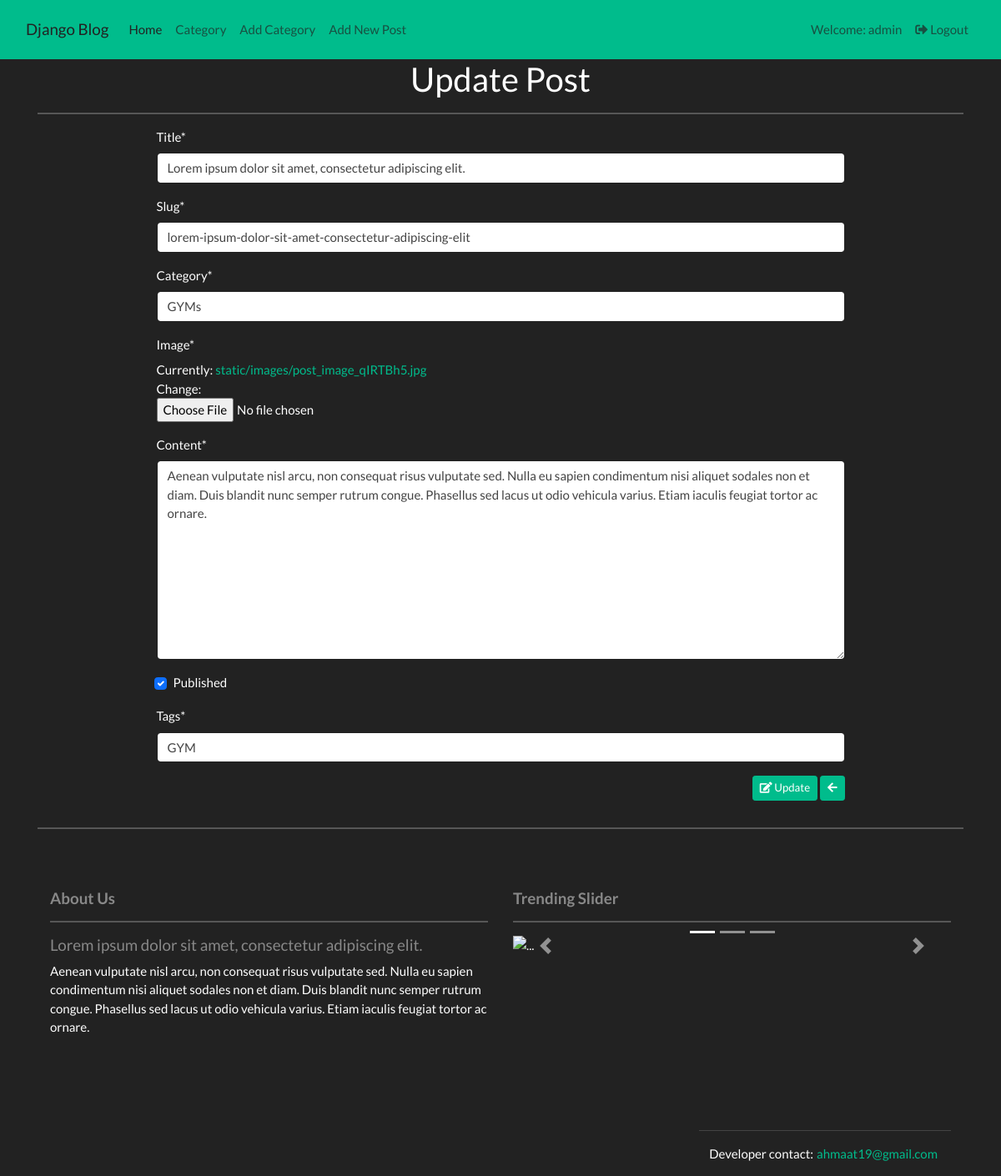
The app's page /post/5/update/ (signed in) with its own data.
### posts/models.py (models this page shows, shortened)
class Post(models.Model):
    title = models.CharField(max_length=150)
    slug = models.SlugField(max_length=200)
    category = models.ForeignKey(Category, on_delete=models.CASCADE)
    image = models.ImageField(upload_to='static/images/',max_length=100)
    content = models.TextField()
    published = models.BooleanField(default=False)
    tags = models.CharField(max_length=20)
    created = models.DateTimeField(auto_now_add=True)
    created_by = models.IntegerField()

### posts/views.py (the view)
# urls.py: path('post/<int:pk>/update/', views.PostUpdateView, name='post-update'),
@login_required
def PostUpdateView(request, pk):
    cat_id = get_object_or_404(Post, pk=pk)
    form = PostModelForm(request.POST or None, request.FILES or None, instance=cat_id)
    if form.is_valid():
        obj = form.save(commit=False)
        obj.created_by = request.user.id
        obj.save()
        messages.success(request, 'Post updated successfully.')
        return redirect('/')
    context = {
        'form': form,
        'valueBtn': 'Update',
        'title': 'Update Post',
    }
    return render(request, 'posts/post-form.html', context)

### posts/forms.py
class PostModelForm(forms.ModelForm):
    class Meta:
        model = Post
        fields = ['title', 'slug', 'category', 'image', 'content', 'published', 'tags']

### posts/models.py (called while the page is built)
    def __str__(self):
        return self.name

### posts/templates/posts/post-form.html (shortened to what this page needs)
{% extends 'base.html' %} {% load crispy_forms_tags %} {% load static %}
{% block content %}
<h2 class="text-center">{{ title }}</h2>
<hr />
<div class="row">
  <div class="col-lg-9 col-md-8 col-sm-12 mx-auto">
    <form action="." method="POST" enctype="multipart/form-data">
      <div class="form-group">{{ form|crispy }}</div>
      <div class="form-group float-right">
        {% if valueBtn == 'Add' %}
        <button
          type="submit"
          class="btn btn-success btn-sm"
          value=" {{ valueBtn }} "
        >
          <span class="fa fa-plus"></span> Create
        </button>
        {% elif valueBtn == 'Update' %}
        <button
          type="submit"
          class="btn btn-success btn-sm"
          value=" {{ valueBtn }} "
        >
          <span class="fa fa-edit"></span> Update
        </button>
        <a
          href=" {% url 'posts:post-create' %} "
          class="btn btn-success btn-sm"
        >
          <span class="fa fa-arrow-left"></span
        ></a>
        {% endif %}
      </div>
    </form>
  </div>
</div>
{% endblock content %}

### templates/navbar.html (shortened to what this page needs)
<nav class="navbar navbar-expand-lg navbar-light bg-success sticky-top">
  <div class="container-fluid">
    <a class="navbar-brand" href="{% url 'posts:home' %}">Django Blog </a>
    <div class="collapse navbar-collapse" id="navbarSupportedContent">
      <ul class="navbar-nav mr-auto mb-2 mb-lg-0">
        <li class="nav-item">
          <a
            class="nav-link active"
            aria-current="page"
            href="{% url 'posts:home' %}"
            >Home</a
          >
        </li>
        {% if user.is_authenticated %}
        <li class="nav-item">
          <a class="nav-link" href="{% url 'posts:category' %}">Category</a>
        </li>
        <li class="nav-item">
          <a class="nav-link" href="{% url 'posts:category-create' %}">Add Category</a>
        </li>
        <li class="nav-item">
          <a class="nav-link" href="{% url 'posts:post-create' %}">Add New Post</a>
        </li>
        {%endif%}
      </ul>
      <ul class="navbar-nav mx-right mb-2 mb-lg-0">
        {% if user.is_authenticated %}
        <li class="nav-item">
          <a class="nav-link" href="">Welcome: {{user.username}}</a>
        </li>
        <li class="nav-item">
          <a class="nav-link" href="{% url 'logout' %}">
            <span class="fa fa-sign-out-alt" aria-hidden="true"></span> Logout
          </a>
        </li>
        {% else %}
        <li class="nav-item">
          <a class="nav-link" href="{% url 'login' %}">
            <span class="fa fa-sign-in-alt" aria-hidden="true"></span> Login
          </a>
        </li>
        {% endif %}
      </ul>
    </div>
  </div>
</nav>

### records on screen
Post: title "Lorem ipsum dolor sit amet, consectetur adipiscing elit.", slug "lorem-ipsum-dolor-sit-amet-consectetur-adipiscing-elit", category "GYMs", content "Aenean vulputate nisl arcu, non consequat risus vulputate sed. Nulla eu sapien condimentum nisi aliquet sodales non et diam. Duis blandit nunc semper rutrum congue. Phasellus sed lacus ut odio vehicula varius. Etiam iaculis feugiat tortor ac ornare.", published "☑", tags "GYM"

### other values on screen
{{ user.username }} "admin"
{{ title }} "Update Post"
